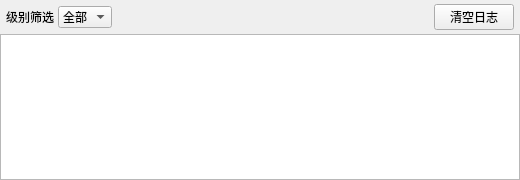
<?xml version="1.0" encoding="UTF-8"?>
<ui version="4.0">
 <class>OutputWidget</class>
 <widget class="QWidget" name="OutputWidget">
  <property name="geometry">
   <rect>
    <x>0</x>
    <y>0</y>
    <width>520</width>
    <height>180</height>
   </rect>
  </property>
  <property name="sizePolicy">
   <sizepolicy hsizetype="Preferred" vsizetype="Ignored">
    <horstretch>0</horstretch>
    <verstretch>0</verstretch>
   </sizepolicy>
  </property>
  <property name="windowTitle">
   <string>Form</string>
  </property>
  <layout class="QVBoxLayout" name="verticalLayout">
   <property name="spacing">
    <number>4</number>
   </property>
   <property name="leftMargin">
    <number>0</number>
   </property>
   <property name="topMargin">
    <number>0</number>
   </property>
   <property name="rightMargin">
    <number>0</number>
   </property>
   <property name="bottomMargin">
    <number>0</number>
   </property>
   <item>
    <layout class="QHBoxLayout" name="toolbarLayout">
     <property name="leftMargin">
      <number>6</number>
     </property>
     <property name="topMargin">
      <number>4</number>
     </property>
     <property name="rightMargin">
      <number>6</number>
     </property>
     <property name="bottomMargin">
      <number>0</number>
     </property>
     <item>
      <widget class="QLabel" name="levelLabel">
       <property name="text">
        <string>级别筛选</string>
       </property>
      </widget>
     </item>
     <item>
      <widget class="QComboBox" name="levelFilterComboBox">
       <item>
        <property name="text">
         <string>全部</string>
        </property>
       </item>
       <item>
        <property name="text">
         <string>信息</string>
        </property>
       </item>
       <item>
        <property name="text">
         <string>警告</string>
        </property>
       </item>
       <item>
        <property name="text">
         <string>错误</string>
        </property>
       </item>
       <item>
        <property name="text">
         <string>调试</string>
        </property>
       </item>
      </widget>
     </item>
     <item>
      <spacer name="horizontalSpacer">
       <property name="orientation">
        <enum>Qt::Horizontal</enum>
       </property>
       <property name="sizeHint" stdset="0">
        <size>
         <width>40</width>
         <height>20</height>
        </size>
       </property>
      </spacer>
     </item>
     <item>
      <widget class="QPushButton" name="clearPushButton">
       <property name="text">
        <string>清空日志</string>
       </property>
      </widget>
     </item>
    </layout>
   </item>
   <item>
    <widget class="QTextEdit" name="textEdit"/>
   </item>
  </layout>
 </widget>
 <resources/>
 <connections/>
</ui>
